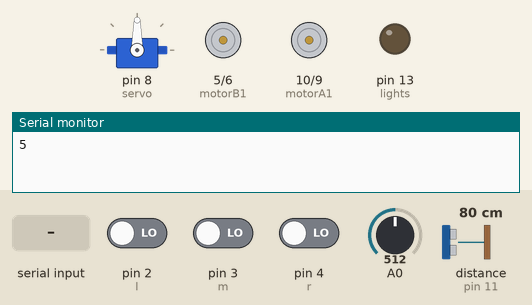
Recording of a sketch running on a simulated Arduino Uno, built with avr-gcc and run on an emulated ATmega328P. Shown: servo, motor-driver pin pairs drawn as motors (green arrow = first pin HIGH = forward, orange = second pin HIGH = backward, longer = more drive), output pins drawn as LEDs (lit = HIGH), the last lines printed to the serial monitor. Inputs (shaded band) come from the test bench; at power-on: pin 2 (l) LOW, pin 3 (m) LOW, pin 4 (r) LOW, A0 = 512, distance to the obstacle (sensor on pin 11) 80 cm. The echo pulse lasts 58.3 µs per cm; pins used as bus, display or sensor lines are not drawn.

Above: at 1.2 s.
1.3 s: byte 87 ('W') received over Serial
At 1.55 s:
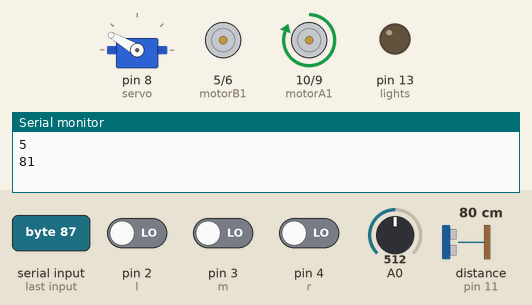
4.8 s: "1" received over Serial
At 6.1 s:
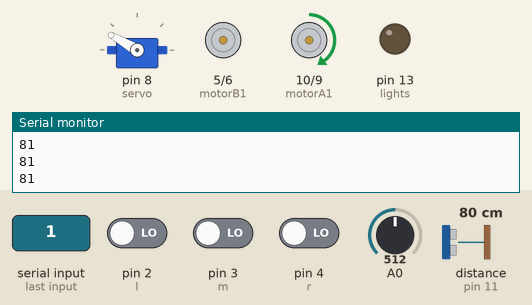
6.4 s: byte 74 ('J') received over Serial
At 6.7 s:
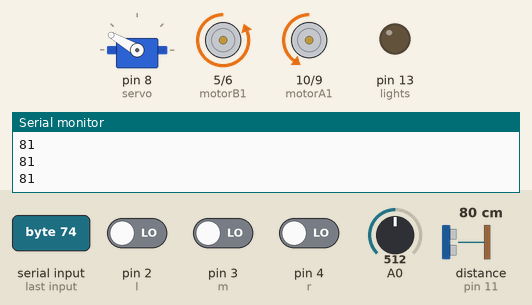
7.9 s: byte 76 ('L') received over Serial
At 9.1 s:
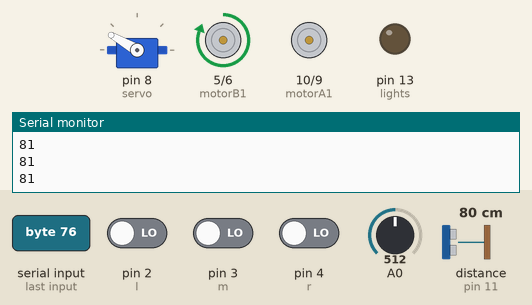
9.4 s: byte 82 ('R') received over Serial
At 10.2 s:
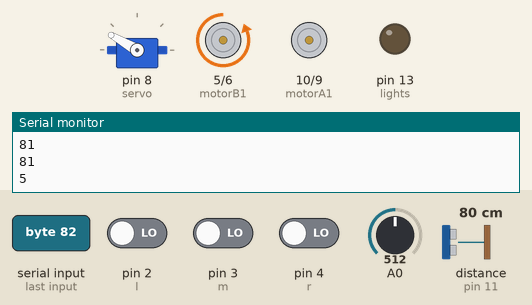
10.9 s: byte 86 ('V') received over Serial
At 11.4 s:
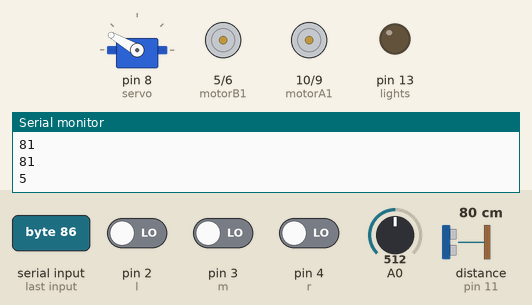
Timing chart, 0 to 13.4 s (numbered marks = the images above; inputs shaded):
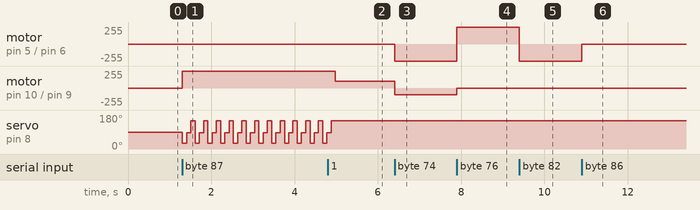

The sketch:

sketch_aug25b_Gfinal.ino
```cpp
#include<Servo.h>

 Servo servo;

  const int l = 2;
  const int m = 3;
  const int r = 4;

  const int motorB1  = 5;
  const int motorB2  = 6;
  const int motorA1  = 10;
  const int motorA2  = 9;

  const int trig = 12;
  const int echo = 11;

  const int lights  = 13;

  const int buzzer = 7 ;

  const float maxBattery = 8.0;
  int perVolt;
  float voltage = 0.0;
  int level;

  long previousMillis = -1000*10;
  long interval = 1000*10;
  unsigned long currentMillis;

  int i=0;
  int j=0;
  int state;
  int vSpeed=255;
  int duration = 0;
  int distance = 0;

void followLine ()
{
if(!(digitalRead(l)) && digitalRead(m) && !(digitalRead(r))) //(010)
{
      analogWrite(motorA1, vSpeed); analogWrite(motorA2, 0);
      analogWrite(motorB1, 0);      analogWrite(motorB2, 0);
}
if(!(digitalRead(l)) && !(digitalRead(m)) && digitalRead(r))//(001)
{       analogWrite(motorA1, vSpeed); analogWrite(motorA2, 0);
        analogWrite(motorB1, 0);      analogWrite(motorB2, 200);
}
if(digitalRead(l) && !(digitalRead(m)) && !(digitalRead(r)))//(100)
{
      analogWrite(motorA1, vSpeed); analogWrite(motorA2, 0);
      analogWrite(motorB1, 200);    analogWrite(motorB2, 0);
}
if(!(digitalRead(l)) && !(digitalRead(m)) && !(digitalRead(r)))//(000)
{
analogWrite(motorA1, 0);  analogWrite(motorA2, 0);
        analogWrite(motorB1, 0);  analogWrite(motorB2, 0);

}
if(digitalRead(l) && (digitalRead(m) && !(digitalRead(r))))//(110)
{
analogWrite(motorA1, 0);   analogWrite(motorA2, 0);
      analogWrite(motorB1, 200); analogWrite(motorB2, 0);
}
  if(digitalRead(r) && (digitalRead(m) && !(digitalRead(l))) )//(011)
{
analogWrite(motorA1, 0);   analogWrite(motorA2, 0);
      analogWrite(motorB1, 0);   analogWrite(motorB2, 200);
  }
}

void obstacleAvoid()
{
  digitalWrite(trig , HIGH);
  delayMicroseconds(1000);
  digitalWrite(trig , LOW);


  duration = pulseIn(echo , HIGH);
  distance = (duration/2) / 28.5 ;
  Serial.println(distance);


  if ( distance < 20 )
  {
   analogWrite(motorA1, 0);   analogWrite(motorA2, 255);
      analogWrite(motorB1, 200); analogWrite(motorB2, 0);

  }
  else
  {
      analogWrite(motorA1, vSpeed); analogWrite(motorA2, 0);
      analogWrite(motorB1, 0);      analogWrite(motorB2, 0);
  }

}

void setup() {

    pinMode(trig , OUTPUT);
    pinMode(echo , INPUT);

    pinMode(l, INPUT);
 pinMode(m, INPUT);
 pinMode(r, INPUT);

    pinMode(motorA1, OUTPUT);
    pinMode(motorA2, OUTPUT);
    pinMode(motorB1, OUTPUT);
    pinMode(motorB2, OUTPUT);
    pinMode(lights, OUTPUT);
    servo.attach(8);
    Serial.begin(38400);
}

void loop() {

    if(Serial.available() > 0){
      state = Serial.read();
    }


    if (state == '0'){
      vSpeed=0;}
    else if (state == '1'){
      vSpeed=100;}
    else if (state == '2'){
      vSpeed=180;}
    else if (state == '3'){
      vSpeed=200;}
    else if (state == '4'){
      vSpeed=255;}

    if (state == 'F' || state == '1') {
      analogWrite(motorA1, vSpeed); analogWrite(motorA2, 0);
        digitalWrite(motorB1, LOW);      digitalWrite(motorB2, LOW);
    }
    else if (state == 'G') {
      analogWrite(motorA1, vSpeed); analogWrite(motorA2, 0);
        digitalWrite(motorB1, HIGH);      digitalWrite(motorB2, LOW);
    }
    else if (state == 'I') {
        analogWrite(motorA1, vSpeed); analogWrite(motorA2, 0);
        digitalWrite(motorB1, LOW);      digitalWrite(motorB2, HIGH);
    }
    else if (state == 'B') {
      analogWrite(motorA1, 0);   analogWrite(motorA2, vSpeed);
    digitalWrite(motorB1, LOW);      digitalWrite(motorB2, LOW);
    }
    else if (state == 'H') {
      analogWrite(motorA1, 0);   analogWrite(motorA2, vSpeed);
        digitalWrite(motorB1, HIGH);      digitalWrite(motorB2, LOW);
    }
    else if (state == 'J') {
      analogWrite(motorA1, 0);   analogWrite(motorA2, vSpeed);
        digitalWrite(motorB1, LOW);      digitalWrite(motorB2, HIGH);
    }
    else if (state == 'L') {
      analogWrite(motorA1, 0);   analogWrite(motorA2, 0);
       digitalWrite(motorB1, HIGH);      digitalWrite(motorB2, LOW);
    }
    else if (state == 'R') {
      analogWrite(motorA1, 0);   analogWrite(motorA2, 0);
        digitalWrite(motorB1, LOW);      digitalWrite(motorB2, HIGH);
    }
     else if (state == 'W') {
      obstacleAvoid();
      servo.write (30);
      delay(100);
      servo.write (85);
      delay(100);
      servo.write (150);
      delay(100);
    }
    else if (state == 'V'){
  followLine ();
    }
    else if (state == 'S'){
        analogWrite(motorA1, 0);  analogWrite(motorA2, 0);
        analogWrite(motorB1, 0);  analogWrite(motorB2, 0);
    }
    currentMillis = millis();
    if(currentMillis - (previousMillis) > (interval)) {
       previousMillis = currentMillis;

       voltage = (analogRead(A0)*5.015 / 1024.0)*11.132;

       perVolt = (voltage*100)/ maxBattery;
       if      (perVolt<=75)               { level=0; }
       else if (perVolt>75 && perVolt<=80) { level=1; }
       else if (perVolt>80 && perVolt<=85) { level=2; }
       else if (perVolt>85 && perVolt<=90) { level=3; }
       else if (perVolt>90 && perVolt<=95) { level=4; }
       else if (perVolt>95)                { level=5; }
       Serial.println(level);
    }
}
```

Measured:
- after the input at 1.3 s, motor on pin 10 (motorA1) / pin 9 (motorA2): stopped → forward 255/255 at once; servo on pin 8 (servo): 90° → 30° at once, then repeats every 0.31 s: 85° 0.10 s, 150° 0.11 s, 30° 0.10 s
- after the input at 4.8 s, motor on pin 10 (motorA1) / pin 9 (motorA2): forward 255/255 → forward 100/255 after 0.18 s; servo on pin 8 (servo): goes on until 4.9 s, then stays 150°
- after the input at 6.4 s, motor on pin 5 (motorB1) / pin 6 (motorB2): stopped → backward 255/255 at once; motor on pin 10 (motorA1) / pin 9 (motorA2): forward 100/255 → backward 100/255 at once
- after the input at 7.9 s, motor on pin 5 (motorB1) / pin 6 (motorB2): backward 255/255 → forward 255/255 at once; motor on pin 10 (motorA1) / pin 9 (motorA2): backward 100/255 → stopped at once
- after the input at 9.4 s, motor on pin 5 (motorB1) / pin 6 (motorB2): forward 255/255 → backward 255/255 at once
- after the input at 10.9 s, motor on pin 5 (motorB1) / pin 6 (motorB2): backward 255/255 → stopped at once
